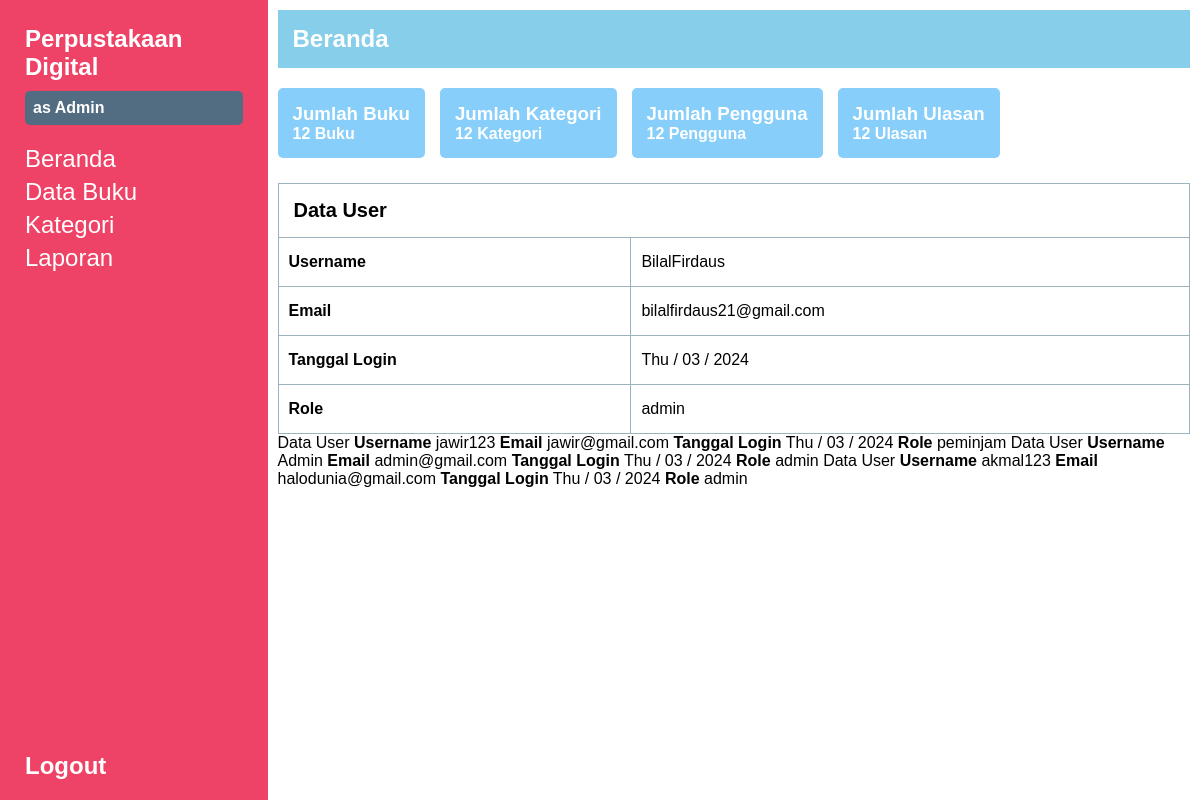
/admin/homepage.php, run on the app's committed database.
### tables this page shows
CREATE TABLE `user` (
  `id_user` int(11) NOT NULL,
  `nama` varchar(255) DEFAULT NULL,
  `username` varchar(255) DEFAULT NULL,
  `password` varchar(255) DEFAULT NULL,
  `email` varchar(255) DEFAULT NULL,
  `alamat` text DEFAULT NULL,
  `no_telepon` varchar(255) DEFAULT NULL,
  `level` enum('admin','petugas','peminjam') DEFAULT NULL
);

### admin/homepage.php (the view, shortened to what this page needs)
<?php
    include "../koneksi.php";
?>
<!DOCTYPE html>
<html lang="en">
<head>
    <link rel="stylesheet" href="../style.css">
</head>
<body class="admin-petugas">
    <div class="sidebar">
        <h2>Perpustakaan Digital</h2>
        <h4>as Admin</h4>
        <a href="homepage.php">Beranda</a>
        <a href="buku.php">Data Buku</a>
        <a href="kategori.php">Kategori</a>
        <a href="report.php">Laporan</a>
        <a id="logout" href="../logout.php">Logout</a>
    </div>
    <div class="display">
        <h2 id="title-txt">Beranda</h2>
        <div class="report-container">
            <div class="mini-box">
                <h3>Jumlah Buku</h3>
                <h4>12 Buku</h4>
            </div>
            <div class="mini-box">
                <h3>Jumlah Kategori</h3>
                <h4>12 Kategori</h4>
            </div>
            <div class="mini-box">
                <h3>Jumlah Pengguna</h3>
                <h4>12 Pengguna</h4>
            </div>
            <div class="mini-box">
                <h3>Jumlah Ulasan</h3>
                <h4>12 Ulasan</h4>
            </div>
        </div>
        <table id="user">
        <?php
$sql = mysqli_query($conn, "SELECT*FROM user");
while ($result = mysqli_fetch_array($sql)) {
    ?>
            <tr>
                <th colspan="2">Data User</th>
            </tr>
            <tr>
                <td><b>Username</b></td>
                <td>
                    <?php echo $result ['username'];?>
                </td>
            </tr>
            <tr>
                <td><b>Email</b></td>
                <td>
                <?php echo $result ['email'];?>
                </td>
            </tr>
            <tr>
                <td><b>Tanggal Login</b></td>
                <td>
                    <?= date('D / 03 / Y') ?>
                </td>
            </tr>
            <tr>
                <td><b>Role</b></td>
                <td>
                <?php echo $result ['level'];?>
                </td>
            </tr>
        </table>
        <?php } ?>
    </div>
</body>
</html>

### style.css (style rules this page uses)
* { font-family: Arial, Helvetica, sans-serif; margin: 0; padding: 0; }
body { width: 100vw; height: 100vh; }
.admin-petugas { display: flex; flex-direction: row; }
.admin-petugas .sidebar { background-color: #EE4266; width: auto; padding: 25px; color: #fff; display: flex; flex-direction: column; gap: 5px; }
.admin-petugas .sidebar h4 { margin-top: 5px; margin-bottom: 15px; background-color: #526d82; padding: 8px; border-radius: 5px; }
.admin-petugas .sidebar a { color: #fff; font-size: 24px; text-decoration: none; outline: none; }
.admin-petugas .sidebar #logout { bottom: 20px; position: absolute; font-weight: bold; }
.admin-petugas .display { width: 83%; padding: 10px; }
.admin-petugas #title-txt { background-color: skyblue; padding: 15px; color: #fff; margin-bottom: 10px; }
.admin-petugas .report-container { padding: 10px 0; display: flex; flex-direction: row; gap: 15px; }
.admin-petugas .mini-box { background-color: lightskyblue; color: #fff; padding: 15px; align-items: flex-start; border-radius: 5px; }
.admin-petugas #user { margin-top: 15px; border: 1px solid #9db2bf; width: 100%; border-collapse: collapse; }
.admin-petugas #user tr>th { padding: 15px; text-align: left; font-size: 20px; }
.admin-petugas #user tr>td { padding: 15px 10px; border: 1px solid #9db2bf; }

### data on the page
user: username "BilalFirdaus", email "bilalfirdaus21@gmail.com", level "admin"
user: username "jawir123", email "jawir@gmail.com", level "peminjam"
user: username "Admin", email "admin@gmail.com", level "admin"
user: username "akmal123", email "halodunia@gmail.com", level "admin"
